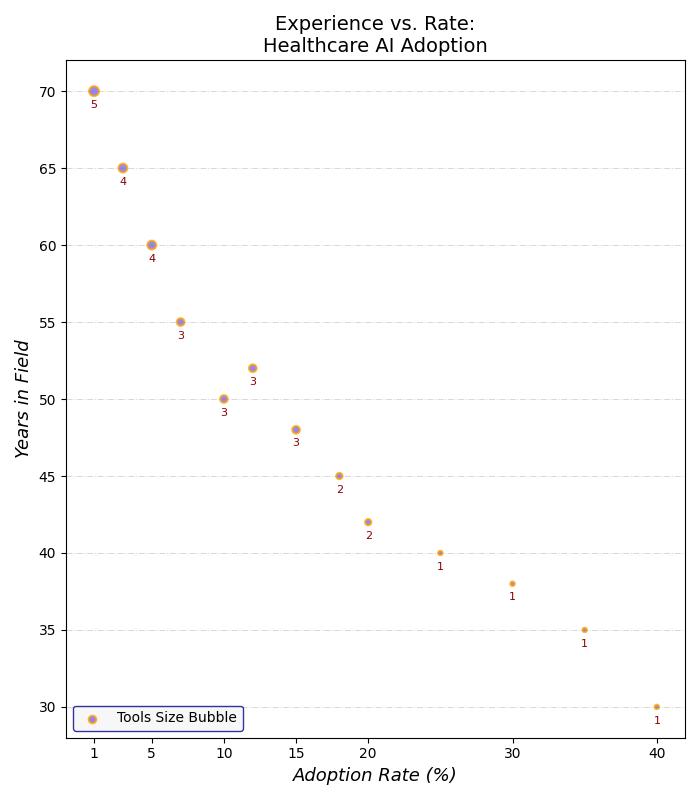

The script that drew this image:
import matplotlib.pyplot as plt
import numpy as np

years_experience = np.array([1, 3, 5, 7, 10, 12, 15, 18, 20, 25, 30, 35, 40])
ai_adoption_rate = np.array([70, 65, 60, 55, 50, 52, 48, 45, 42, 40, 38, 35, 30])
number_of_tools = np.array([5, 4, 4, 3, 3, 3, 3, 2, 2, 1, 1, 1, 1]) * 10

fig, ax = plt.subplots(figsize=(7, 8))

ax.scatter(years_experience, ai_adoption_rate, s=number_of_tools,
           c='mediumslateblue', alpha=0.8, edgecolors='orange', linewidth=1.5)

# Altered text elements by rearranging
ax.set_title("Experience vs. Rate:\nHealthcare AI Adoption", fontsize=14, fontweight='normal')
ax.set_xlabel("Adoption Rate (%)", fontsize=13, style='italic')
ax.set_ylabel("Years in Field", fontsize=13, style='italic')
ax.set_xticks(years_experience[::2])

ax.grid(True, linestyle='-.', which='both', axis='y', color='gray', alpha=0.3, linewidth=0.7)

for i, (x, y) in enumerate(zip(years_experience, ai_adoption_rate)):
    ax.annotate(f'{number_of_tools[i]//10}',
                (x, y), textcoords="offset points", xytext=(0, -12), ha='center', fontsize=8, color='darkred')

ax.legend(['Tools Size Bubble'], loc='lower left', fontsize=10, frameon=True, facecolor='whitesmoke', edgecolor='darkblue')

plt.tight_layout()
plt.show()
